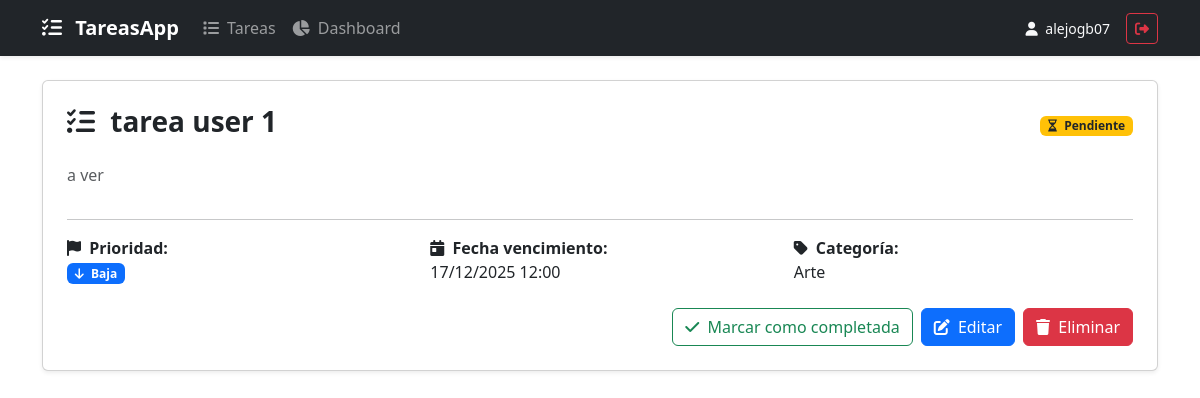
Page /detalle/30/ (signed in) on the committed database.
### tareas/models.py (models this page shows, shortened)
class Tarea(models.Model):
    PRIORIDADES = [
        ('baja', 'Baja'),
        ('media', 'Media'),
        ('alta', 'Alta'),
    ]
    ESTADOS = [
        ('pendiente', 'Pendiente'),
        ('completada', 'Completada'),
    ]
    user = models.ForeignKey(User, on_delete=models.CASCADE, null=True, blank=True)
    titulo = models.CharField(max_length=255)
    descripcion = models.TextField(blank=True)
    fecha_creacion = models.DateTimeField(auto_now_add=True)
    fecha_vencimiento = models.DateTimeField(null=True, blank=True)
    prioridad = models.CharField(max_length=10, choices=PRIORIDADES, default='media')
    categoria = models.ForeignKey(Categoria, on_delete=models.SET_NULL, null=True, blank=True)
    estado = models.CharField(max_length=12, choices=ESTADOS, default='pendiente', blank=True, null=True)

class Categoria(models.Model):
    nombre = models.CharField(max_length=100)
    user = models.ForeignKey(User, on_delete=models.CASCADE, null=True, blank=True)
    def __str__(self):
        return self.nombre

### tareas/views.py (the view)
# urls.py: path('detalle/<int:pk>/', DetalleTareaView.as_view(), name='detalle'),
class DetalleTareaView(LoginRequiredMixin, DetailView):
    model = Tarea
    template_name = "tareas/detalle.html"
    context_object_name = "tarea"
    def get_queryset(self):
        return Tarea.objects.filter(user=self.request.user)

### tareas/templates/tareas/detalle.html (shortened to what this page needs)
{% extends "base.html" %}
{% block content %}
<div class="card shadow-sm p-4">
    <div class="d-flex justify-content-between align-items-center mb-3">
        <h3 class="fw-bold">
            <i class="fa-solid fa-list-check me-2"></i>
            {{ tarea.titulo }}
        </h3>
        {% if tarea.estado == "completada" %}
            <span class="badge bg-success">
                <i class="fa-solid fa-check me-1"></i>
                Completada
            </span>
        {% else %}
            <span class="badge bg-warning text-dark">
                <i class="fa-regular fa-hourglass-half me-1"></i>
                Pendiente
            </span>
        {% endif %}
    </div>
    <p class="text-muted">{{ tarea.descripcion|default:"Sin descripción." }}</p>
    <hr>
    <div class="row mb-4">
        <div class="col-md-4">
            <label class="fw-semibold">
                <i class="fa-solid fa-flag me-1"></i> Prioridad:
            </label><br>
            {% if tarea.prioridad == "alta" %}
                <span class="badge bg-danger">
                    <i class="fa-solid fa-fire me-1"></i> Alta
                </span>
            {% elif tarea.prioridad == "media" %}
                <span class="badge bg-warning text-dark">
                    <i class="fa-solid fa-minus me-1"></i> Media
                </span>
            {% else %}
                <span class="badge bg-primary">
                    <i class="fa-solid fa-arrow-down me-1"></i> Baja
                </span>
            {% endif %}
        </div>
        <div class="col-md-4">
            <label class="fw-semibold">
                <i class="fa-solid fa-calendar-day me-1"></i> Fecha vencimiento:
            </label><br>
            {% if tarea.fecha_vencimiento %}
                {{ tarea.fecha_vencimiento|date:"d/m/Y H:i" }}
            {% else %}
                <span class="text-muted">Sin fecha</span>
            {% endif %}
        </div>
        <div class="col-md-4">
            <label class="fw-semibold">
                <i class="fa-solid fa-tag me-1"></i> Categoría:
            </label><br>
            {{ tarea.categoria|default:"Sin categoría" }}
        </div>
    </div>
    <div class="d-flex justify-content-end gap-2">
        <a href="{% url 'toggle_completada' tarea.id %}" class="btn btn-outline-success">
            {% if tarea.estado == "completada" %}
                <i class="fa-solid fa-rotate-lef me-1"></i> Marcar como pendiente
            {% else %}
                <i class="fa-solid fa-check me-1"></i> Marcar como completada
            {% endif %}
        </a>
        <a href="{% url 'editar' tarea.id %}" class="btn btn-primary">
            <i class="fa-solid fa-pen-to-square me-1"></i> Editar
        </a>
        <a href="{% url 'eliminar' tarea.id %}" class="btn btn-danger">
            <i class="fa-solid fa-trash me-1"></i> Eliminar
        </a>
    </div>
</div>
{% endblock %}

### tareas/templates/includes/navbar.html (shortened to what this page needs)
<nav class="navbar navbar-expand-lg navbar-dark bg-dark shadow-sm mb-4">
    <div class="container">
        <a class="navbar-brand fw-bold" href="{% if user.is_authenticated %}{% url 'lista' %}{% else %}{% url 'login' %}{% endif %}">
            <i class="fa-solid fa-list-check me-2"></i> TareasApp
        </a>
        {% if user.is_authenticated %}
        <div class="collapse navbar-collapse" id="navbarMain">
            <ul class="navbar-nav me-auto">
                <li class="nav-item">
                    <a class="nav-link {% if request.path == '/' %}active{% endif %}"
                       href="{% url 'lista' %}">
                        <i class="fa-solid fa-list me-1"></i> Tareas
                    </a>
                </li>
                <li class="nav-item">
                    <a class="nav-link {% if 'dashboard' in request.path %}active{% endif %}"
                       href="{% url 'dashboard' %}">
                        <i class="fa-solid fa-chart-pie me-1"></i> Dashboard
                    </a>
                </li>
            </ul>
            <div class="d-flex align-items-center gap-3 mt-3 mt-lg-0">
                <span class="text-light small">
                    <i class="fa-solid fa-user me-1"></i> {{ user.username }}
                </span>
                <form method="post" action="{% url 'logout' %}">
                    <button type="submit" class="btn btn-outline-danger btn-sm">
                        <i class="fa-solid fa-right-from-bracket"></i>
                    </button>
                </form>
            </div>
        </div>
        {% endif %}
    </div>
</nav>

### rows in the picture
Tarea: titulo "tarea user 1", descripcion "a ver", fecha_vencimiento "17/12/2025 12:00", categoria "Arte"

### other values in the picture
{{ user.username }} "alejogb07"
